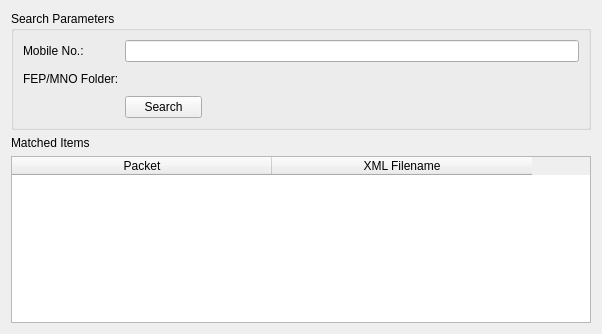
<?xml version="1.0" encoding="UTF-8"?>
<ui version="4.0">
 <class>SearchDlg</class>
 <widget class="QDialog" name="SearchDlg">
  <property name="geometry">
   <rect>
    <x>0</x>
    <y>0</y>
    <width>602</width>
    <height>334</height>
   </rect>
  </property>
  <property name="minimumSize">
   <size>
    <width>602</width>
    <height>334</height>
   </size>
  </property>
  <property name="windowTitle">
   <string>NSIM Demographics Viewer</string>
  </property>
  <layout class="QHBoxLayout" name="horizontalLayout_2">
   <item>
    <layout class="QVBoxLayout" name="verticalLayout_2">
     <item>
      <widget class="QGroupBox" name="groupBox">
       <property name="styleSheet">
        <string notr="true">font: 12pt &quot;MS Shell Dlg 2&quot;;</string>
       </property>
       <property name="title">
        <string>Search Parameters</string>
       </property>
       <layout class="QHBoxLayout" name="horizontalLayout">
        <item>
         <layout class="QGridLayout" name="gridLayout">
          <item row="0" column="0">
           <widget class="QLabel" name="label_2">
            <property name="sizePolicy">
             <sizepolicy hsizetype="Fixed" vsizetype="Fixed">
              <horstretch>0</horstretch>
              <verstretch>0</verstretch>
             </sizepolicy>
            </property>
            <property name="styleSheet">
             <string notr="true">font: 12pt &quot;MS Shell Dlg 2&quot;;</string>
            </property>
            <property name="text">
             <string>Mobile No.:</string>
            </property>
            <property name="buddy">
             <cstring>txtMobileNo</cstring>
            </property>
           </widget>
          </item>
          <item row="0" column="1" colspan="3">
           <widget class="QLineEdit" name="txtMobileNo">
            <property name="maxLength">
             <number>11</number>
            </property>
           </widget>
          </item>
          <item row="1" column="0">
           <widget class="QLabel" name="label_3">
            <property name="sizePolicy">
             <sizepolicy hsizetype="Fixed" vsizetype="Fixed">
              <horstretch>0</horstretch>
              <verstretch>0</verstretch>
             </sizepolicy>
            </property>
            <property name="styleSheet">
             <string notr="true">font: 12pt &quot;MS Shell Dlg 2&quot;;</string>
            </property>
            <property name="text">
             <string>FEP/MNO Folder:</string>
            </property>
            <property name="buddy">
             <cstring>btnFolder</cstring>
            </property>
           </widget>
          </item>
          <item row="1" column="1">
           <widget class="QPushButton" name="btnFolder">
            <property name="text">
             <string/>
            </property>
            <property name="icon">
             <iconset resource="resources.qrc">
              <normaloff>:/images/Folder-Open-icon.png</normaloff>:/images/Folder-Open-icon.png</iconset>
            </property>
            <property name="flat">
             <bool>true</bool>
            </property>
           </widget>
          </item>
          <item row="1" column="2" colspan="2">
           <widget class="QLabel" name="lblFolder">
            <property name="sizePolicy">
             <sizepolicy hsizetype="Expanding" vsizetype="Preferred">
              <horstretch>0</horstretch>
              <verstretch>0</verstretch>
             </sizepolicy>
            </property>
            <property name="text">
             <string/>
            </property>
           </widget>
          </item>
          <item row="2" column="1" colspan="2">
           <widget class="QPushButton" name="btnSearch">
            <property name="maximumSize">
             <size>
              <width>77</width>
              <height>31</height>
             </size>
            </property>
            <property name="text">
             <string>Search</string>
            </property>
           </widget>
          </item>
          <item row="2" column="3">
           <widget class="QLabel" name="lblProgress">
            <property name="minimumSize">
             <size>
              <width>350</width>
              <height>0</height>
             </size>
            </property>
            <property name="styleSheet">
             <string notr="true">font: italic 12pt &quot;MS Shell Dlg 2&quot;;
color: rgb(6, 101, 255);</string>
            </property>
            <property name="text">
             <string/>
            </property>
           </widget>
          </item>
         </layout>
        </item>
       </layout>
      </widget>
     </item>
     <item>
      <layout class="QVBoxLayout" name="verticalLayout">
       <item>
        <widget class="QLabel" name="label">
         <property name="styleSheet">
          <string notr="true">font: 12pt &quot;MS Shell Dlg 2&quot;;</string>
         </property>
         <property name="text">
          <string>Matched Items</string>
         </property>
        </widget>
       </item>
       <item>
        <widget class="QTableWidget" name="tableWidget">
         <property name="editTriggers">
          <set>QAbstractItemView::NoEditTriggers</set>
         </property>
         <property name="alternatingRowColors">
          <bool>true</bool>
         </property>
         <property name="selectionBehavior">
          <enum>QAbstractItemView::SelectRows</enum>
         </property>
         <attribute name="horizontalHeaderDefaultSectionSize">
          <number>260</number>
         </attribute>
         <attribute name="verticalHeaderStretchLastSection">
          <bool>true</bool>
         </attribute>
         <column>
          <property name="text">
           <string>Packet</string>
          </property>
         </column>
         <column>
          <property name="text">
           <string>XML Filename</string>
          </property>
         </column>
        </widget>
       </item>
      </layout>
     </item>
    </layout>
   </item>
  </layout>
 </widget>
 <resources>
  <include location="resources.qrc"/>
 </resources>
 <connections/>
</ui>
